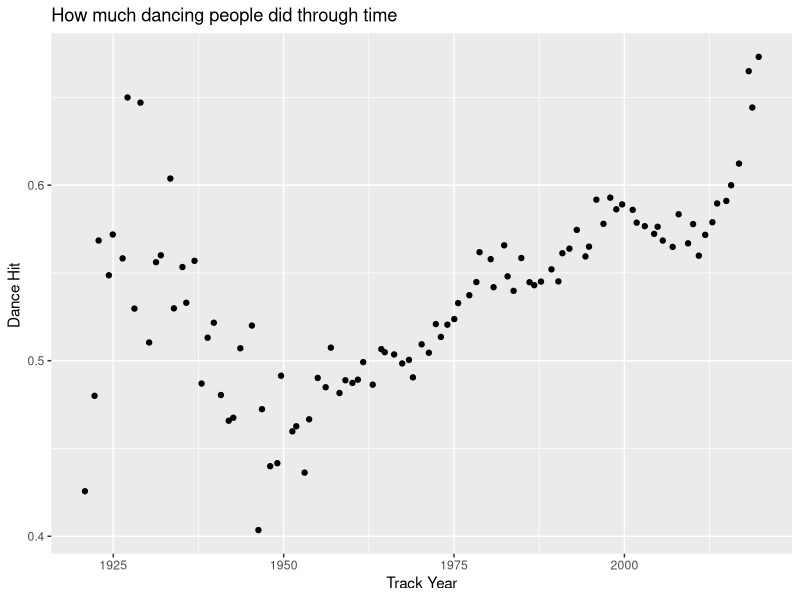
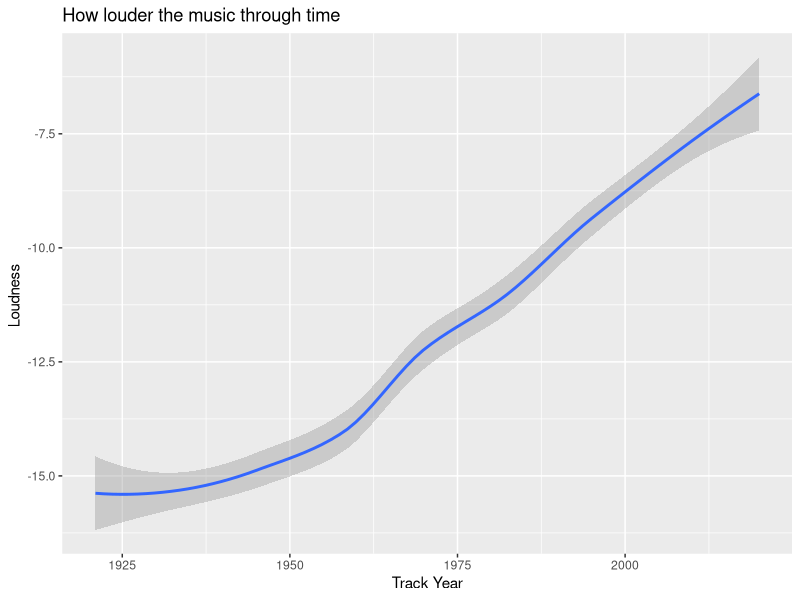
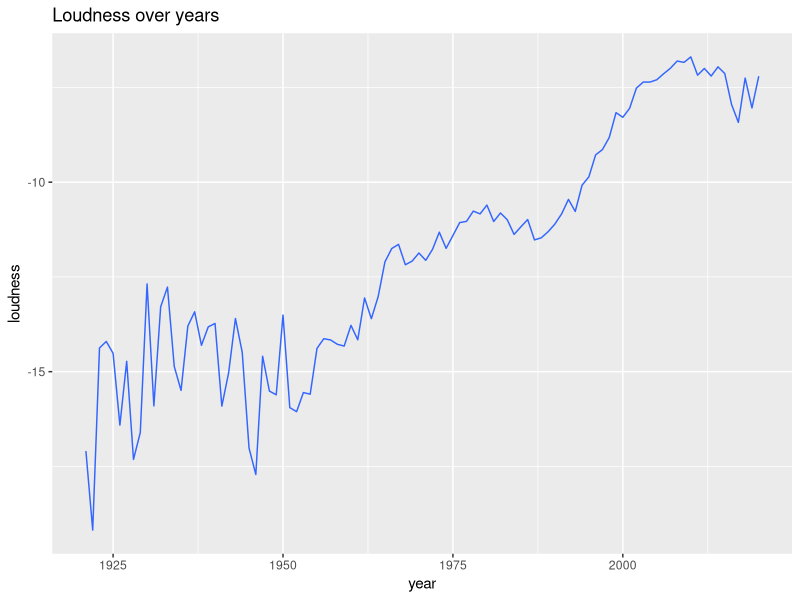
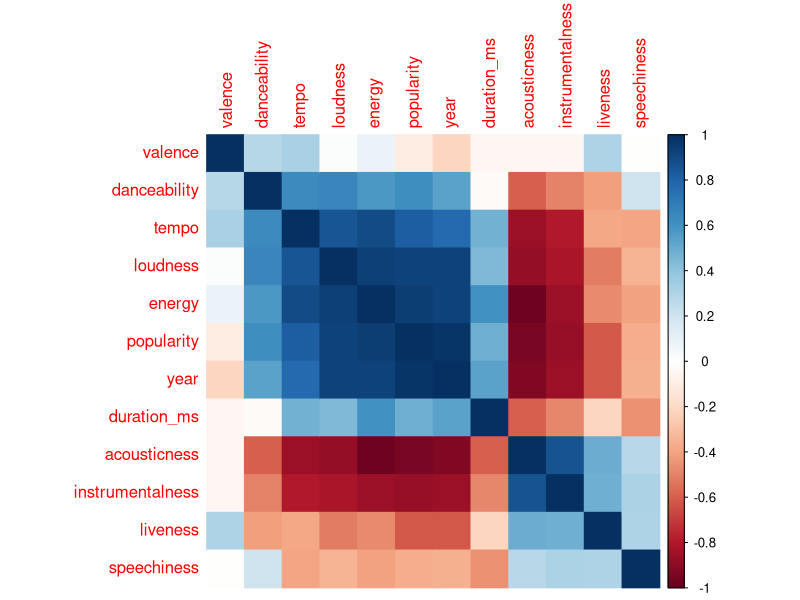
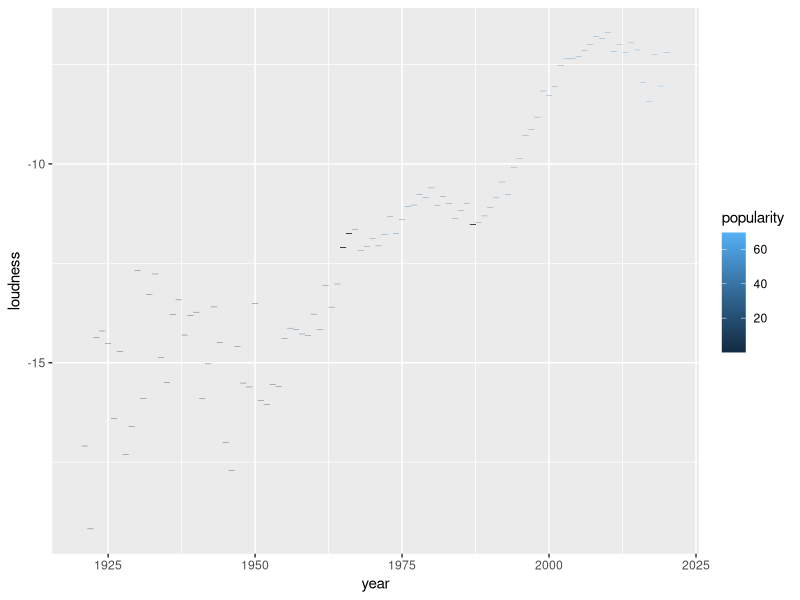
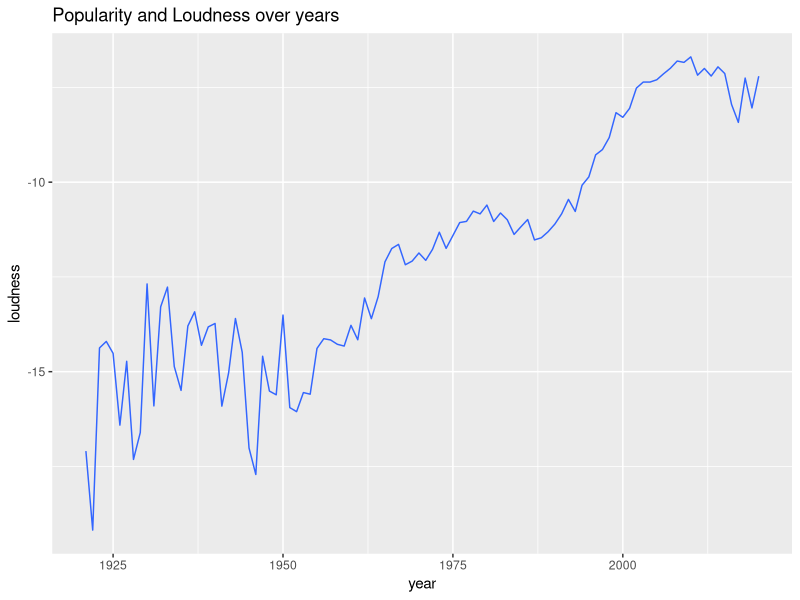
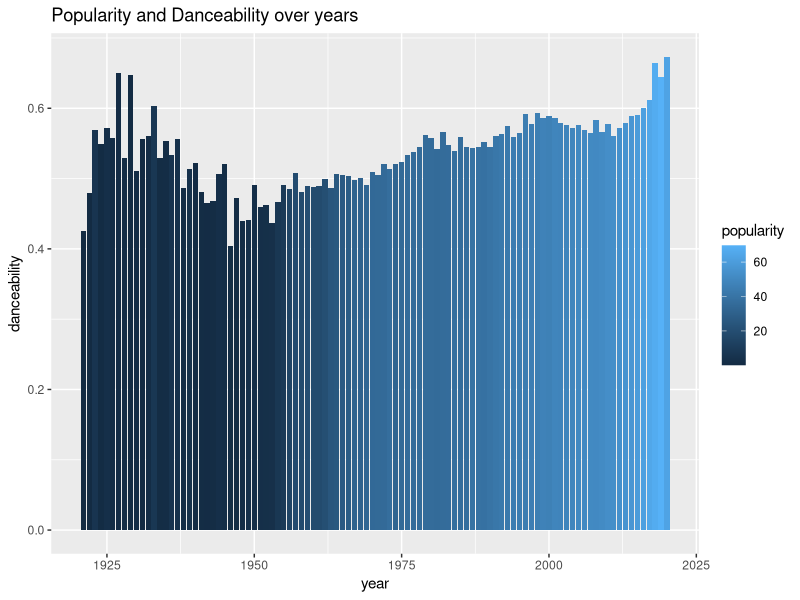
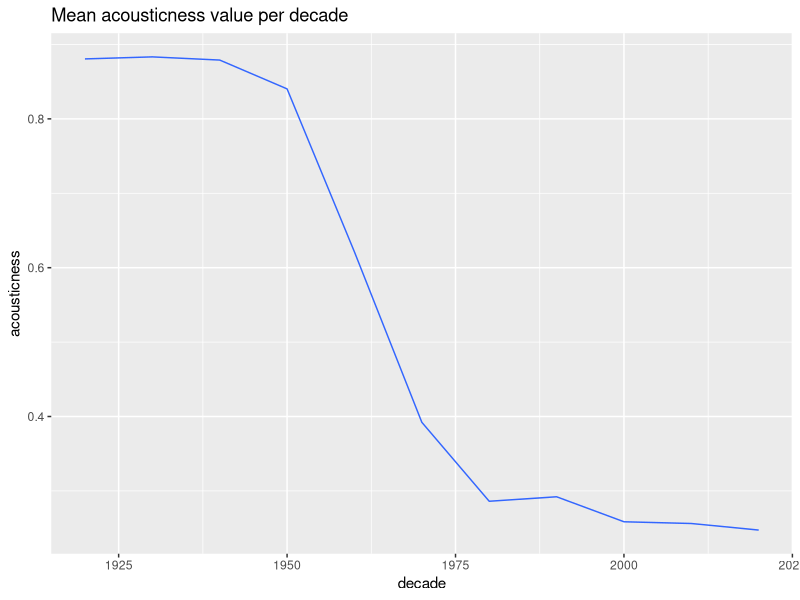

Reproduce these figures in R, in order.
## ---- chunk 1
knitr::opts_chunk$set(echo = TRUE)
## ---- chunk 2
data <- read.csv('spotify_data_by_year.csv')
data
## ---- chunk 3
library('tidyverse')
library('ggplot2')
library('corrplot')
library(dplyr)
str(data)
## ---- chunk 4
# Danceabilty in years
scatter <- ggplot(data,aes(x=year,y=danceability))+geom_jitter()

scatter +
  labs(x = "Track Year", y = "Dance Hit ") +
  ggtitle("How much dancing people did through time")


# how popularity connects to danceability

## ---- chunk 5
scatter2 <- ggplot(data,aes(x=year,y=loudness))+geom_smooth()

scatter2 +
  labs(x = "Track Year", y = "Loudness ") +
  ggtitle("How louder the music through time")

## ---- chunk 6
ggplot(data,aes(x = year, y = loudness)) +
   geom_contour(stat = "Identity") +
  ggtitle("Loudness over years")
## ---- chunk 7
cor_data <- cor(data)
corrplot(cor_data, method = "color", order = "AOE")
## ---- chunk 8
ggplot(data, aes(x = year, y = loudness)) +
    geom_tile(aes(color = popularity))
  
## ---- chunk 9
ggplot(data,aes(x = year, y = loudness, fill = popularity)) +
   geom_contour(stat = "Identity") +
  ggtitle("Popularity and Loudness over years")
## ---- chunk 10

ggplot(data,aes(x = year, y = danceability, fill = popularity)) +
  geom_bar(stat = "Identity") +
  ggtitle("Popularity and Danceability over years")
## ---- chunk 11

data_per_dec <- mutate(data,decade = floor(year/10)*10) %>% 
      group_by(decade) %>% 
      summarize_all(mean) %>% 
      select(-year)
data_per_dec
 
## ---- chunk 12
ggplot(data_per_dec,aes(x=decade,y=acousticness)) +
  geom_contour(stat="Identity")+
  ggtitle("Mean acousticness value per decade")
## ---- chunk 13
ggplot(data_per_dec,aes(x=decade,y=danceability)) +
  geom_contour(stat="Identity")+
  ggtitle("Mean danceability value per decade")
## ---- chunk 14
data_per_dec2 <- mutate(data,decade = floor(year/10)*10) %>% 
      group_by(decade) %>% 
      summarize_all(median) %>% 
      select(-year)
data_per_dec2
## ---- chunk 15
ggplot(data_per_dec2,aes(x=decade,y=danceability)) +
  geom_contour(stat="Identity")+
  ggtitle("Median danceability value per decade")+
   scale_x_continuous(breaks= seq(1921, 2021, by=10))
## ---- chunk 16
ggplot(data_per_dec2,aes(x=decade,y=tempo)) +
  geom_contour(stat="Identity")+
  ggtitle("Median tempo value per decade")+
   scale_x_continuous(breaks= seq(1921, 2021, by=10))
